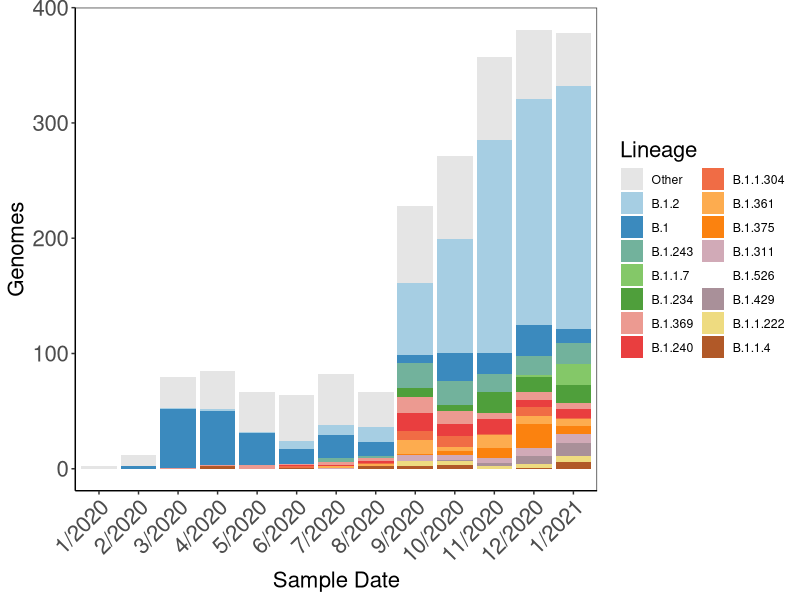
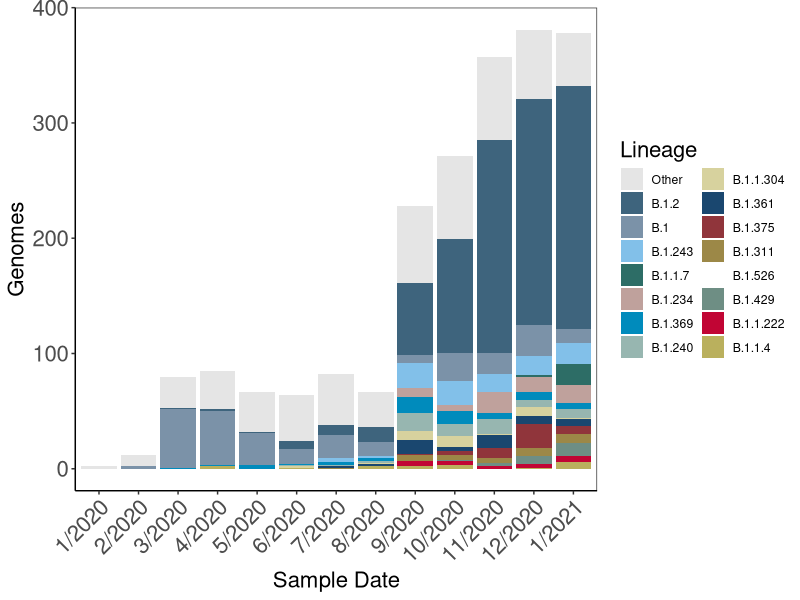
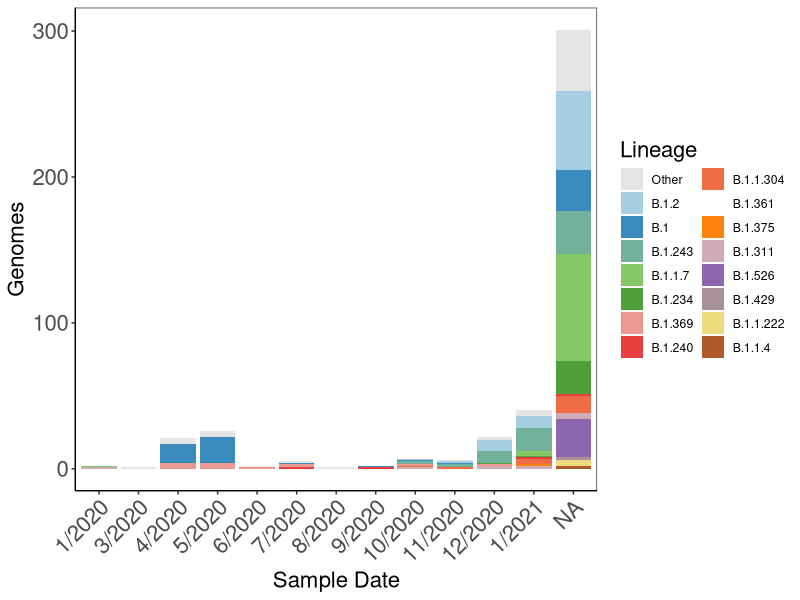
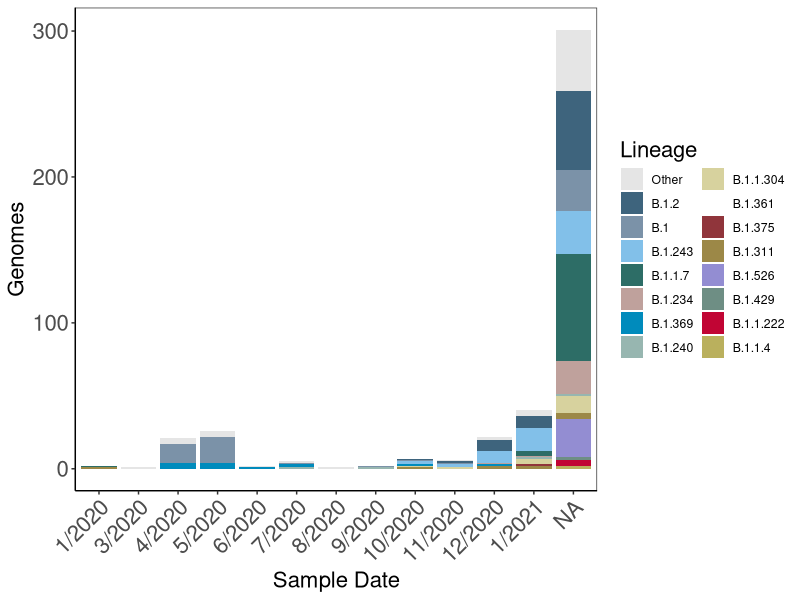

These figures' R source, in order:
library(tidyverse)
library(lubridate)

options(stringsAsFactors = FALSE)

d <- read.table('../data/nextStrain_metaData_northAmerica_Jan2021.txt', sep = '\t', header = TRUE, fill = TRUE, quote = '')
d <- d[d$Country == 'USA' & d$Country.of.Exposure == 'USA',]
d <- d[,c('Strain', 'Collection.Data', 'PANGO.Lineage')]

d$Collection.Data <- ymd(d$Collection.Data)
d$days <- as.integer(d$Collection.Data)
d$dateLabel <- paste0(month(d$Collection.Data), '/', year(d$Collection.Data))
d <- d[d$dateLabel != 'NA/NA',]
d <- arrange(d, days)  


lineages <- names(sort(table(d[grepl('2021', d$Collection.Data),]$PANGO.Lineage), decreasing = TRUE)[1:13])

# Read in Philadelphia lineages.
p <- openxlsx::read.xlsx('../summaries/highQualGenomes/lineages.xlsx')

p <- bind_rows(lapply(1:nrow(p), function(x){
  x <- p[x,]
  x$date <- unlist(str_split(x$sample, '\\|'))[4]
  o <- ymd(x$date)
  x$days <- as.integer(o)
  x$dateLabel <- paste0(month(o), '/', year(o))
  rename(x, PANGO.Lineage = lineage)
}))

d <- select(d, PANGO.Lineage, dateLabel, days)
p <- select(p, PANGO.Lineage, dateLabel, days)


# Determine which of the more abundant Philadelphia linages are not in the nextStrain 2021 lineages 
# and add 5 of them to the legend.
o <- names(sort(table(p$PANGO.Lineage), decreasing = TRUE))
lineages <- c(lineages, o[! o %in% lineages][1:2])

# Order the lineages to match the most abundant lineages/
o <- names(sort(table(c(d$PANGO.Lineage, p$PANGO.Lineage)), decreasing = TRUE))
lineages <- c( 'Other', o[o %in% lineages])


d$dateLabel <- factor(d$dateLabel, levels = unique(d$dateLabel))
p$dateLabel <- factor(p$dateLabel, levels = unique(d$dateLabel))

d$PANGO.Lineage <- ifelse(d$PANGO.Lineage %in% lineages, d$PANGO.Lineage, 'Other')
d$PANGO.Lineage <- factor(d$PANGO.Lineage, levels = lineages)

p$PANGO.Lineage <- ifelse(p$PANGO.Lineage %in% lineages, p$PANGO.Lineage, 'Other')
p$PANGO.Lineage <- factor(p$PANGO.Lineage, levels = lineages)

colors <- c('gray90', grDevices::colorRampPalette(RColorBrewer::brewer.pal(12, "Paired"))(length(lineages) - 1)) 

colors2 <- c('gray90',  '#3e647d', '#7b92a8', '#82c0e9', '#2d6d66', '#bfa19c', '#008bbc',
            '#97b6b0', '#d7d29e', '#1a476f', '#90353b', '#9c8847', '#938dd2', '#6e8e84',
            '#c10534', '#bab05d')
            
nextStrainPlot <- 
  ggplot(d, aes(dateLabel, fill = PANGO.Lineage)) + 
  theme_bw() +
  geom_bar(stat = 'count') +
  scale_fill_manual(name = 'Lineage', values = colors, drop = FALSE) +
  guides(fill=guide_legend(ncol=2)) +
  labs(x = 'Sample Date', y = 'Genomes') +
  theme(axis.text=element_text(size=16), axis.title=element_text(size=16), legend.title=element_text(size=16),
        panel.grid.major = element_blank(), panel.grid.minor = element_blank(),
        panel.background = element_blank(), axis.line = element_line(colour = "black"),
        axis.text.x = element_text(angle = 45, vjust = 1, hjust=1))

ggsave(nextStrainPlot, file = 'nextStrain_USA.pdf', units = 'in', width = 10, height = 10)
nextStrainPlot <- nextStrainPlot + scale_fill_manual(name = 'Lineage', values = colors2, drop = FALSE)
ggsave(nextStrainPlot, file = 'nextStrain_USA_palette2.pdf', units = 'in', width = 10, height = 10)

PhlStrainPlot <- 
  ggplot(p, aes(dateLabel, fill = PANGO.Lineage)) + 
  theme_bw() +
  geom_bar(stat = 'count') +
  scale_fill_manual(name = 'Lineage', values = colors, drop = FALSE) +
  guides(fill=guide_legend(ncol=2)) +
  labs(x = 'Sample Date', y = 'Genomes') +
  theme(axis.text=element_text(size=16), axis.title=element_text(size=16), legend.title=element_text(size=16),
        panel.grid.major = element_blank(), panel.grid.minor = element_blank(),
        panel.background = element_blank(), axis.line = element_line(colour = "black"),
        axis.text.x = element_text(angle = 45, vjust = 1, hjust=1))

ggsave(PhlStrainPlot, file = 'Philadelphia_.pdf', units = 'in', width = 10, height = 10)
PhlStrainPlot <- PhlStrainPlot + scale_fill_manual(name = 'Lineage', values = colors2, drop = FALSE)
ggsave(PhlStrainPlot, file = 'Philadelphia_palette2.pdf', units = 'in', width = 10, height = 10)
                      